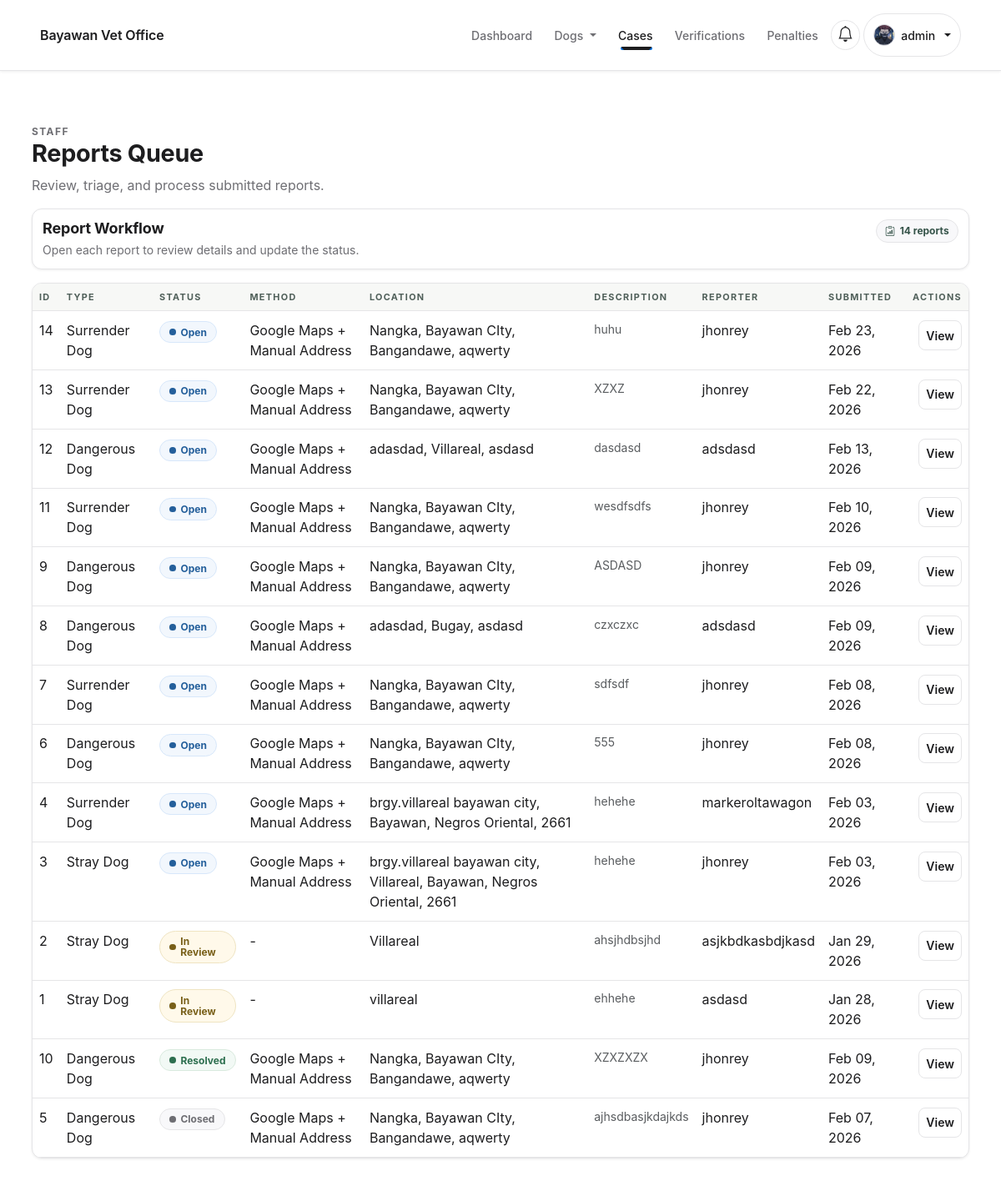
/staff/reports/ (signed in), run on the app's committed database.
### users/models.py (models this page shows, shortened)
class CustomUser(AbstractUser):
    class Roles(models.TextChoices):
        ADMIN = 'ADMIN', 'Admin'
        STAFF = 'STAFF', 'Staff'
        OWNER = 'OWNER', 'Regular User (Owner)'
    email = models.EmailField(unique=True)
    role = models.CharField(max_length=20, choices=Roles.choices, default=Roles.OWNER)
    email_verified = models.BooleanField(default=False)
    is_verified = models.BooleanField(default=False)
    legal_consent = models.BooleanField(default=False)
    legal_consented_at = models.DateTimeField(null=True, blank=True)

class UserProfile(models.Model):
    class Gender(models.TextChoices):
        MALE = 'MALE', 'Male'
        FEMALE = 'FEMALE', 'Female'
    class StatusBadge(models.TextChoices):
        GREEN = 'GREEN', 'Green'
        ORANGE = 'ORANGE', 'Orange'
        RED = 'RED', 'Red'
    user = models.OneToOneField(CustomUser, on_delete=models.CASCADE, related_name='profile')
    offense_count = models.PositiveIntegerField(default=0)
    status_badge = models.CharField(max_length=10, choices=StatusBadge.choices, default=StatusBadge.GREEN)
    full_name = models.CharField(max_length=150, blank=True)
    address = models.CharField(max_length=255, blank=True)
    age = models.PositiveIntegerField(null=True, blank=True)
    birthday = models.DateField(null=True, blank=True)
    gender = models.CharField(max_length=10, choices=Gender.choices, blank=True)
    profile_photo = models.ImageField(upload_to='profile_photos/', blank=True, null=True)

### reports/models.py (models this page shows, shortened)
class Report(TimeStampedModel):
    class ReportType(models.TextChoices):
        STRAY = 'STRAY', 'Stray Dog'
        INJURED = 'INJURED', 'Injured Dog'
        SURRENDER = 'SURRENDER', 'Surrender Dog'
        DANGEROUS = 'DANGEROUS', 'Dangerous Dog'
        BITE_INCIDENT = 'BITE_INCIDENT', 'Bite Incident'
        ABANDONED = 'ABANDONED', 'Abandoned Dog'
        WELFARE = 'WELFARE', 'Welfare Concern'
        OTHER = 'OTHER', 'Other'
    class LocationMethod(models.TextChoices):
        GOOGLE_MAPS = 'GOOGLE_MAPS', 'Google Maps'
        MANUAL_ADDRESS = 'MANUAL_ADDRESS', 'Manual Address'
        BOTH = 'BOTH', 'Google Maps + Manual Address'
    class Status(models.TextChoices):
        OPEN = 'OPEN', 'Open'
        IN_REVIEW = 'IN_REVIEW', 'In Review'
        RESOLVED = 'RESOLVED', 'Resolved'
        CLOSED = 'CLOSED', 'Closed'
    report_type = models.CharField(max_length=20, choices=ReportType.choices)
    reported_by = models.ForeignKey(
        settings.AUTH_USER_MODEL, on_delete=models.SET_NULL, null=True, blank=True, related_name='reports'
    )
    location = models.CharField(max_length=255)
    photo = models.FileField(upload_to='reports/', blank=True)
    status = models.CharField(max_length=20, choices=Status.choices, default=Status.OPEN)
    notes = models.TextField(blank=True)
    contact_name = models.CharField(max_length=120, blank=True)
    contact_phone = models.CharField(max_length=40, blank=True)
    contact_email = models.EmailField(blank=True)
    description = models.TextField(blank=True)
    location_method = models.CharField(
        max_length=20,
        choices=LocationMethod.choices,
        blank=True,
    )
    latitude = models.DecimalField(max_digits=9, decimal_places=6, null=True, blank=True)
    longitude = models.DecimalField(max_digits=9, decimal_places=6, null=True, blank=True)
    maps_url = models.URLField(max_length=500, blank=True)
    address_json = models.JSONField(null=True, blank=True)

### reports/views.py (the view)
# urls.py: path('staff/reports/', views.staff_list, name='reports_staff_list'),
@login_required
@role_required('ADMIN', 'STAFF')
def staff_list(request):
    reports = (
        Report.objects.annotate(
            is_completed=Case(
                When(
                    status__in=(Report.Status.RESOLVED, Report.Status.CLOSED),
                    then=Value(1),
                ),
                default=Value(0),
                output_field=IntegerField(),
            )
        )
        .order_by('is_completed', '-created_at')
    )
    return render(request, 'reports/staff_list.html', {'reports': reports})

### templates/reports/staff_list.html (shortened to what this page needs)
{% extends 'base.html' %}
{% load static %}
{% block extra_css %}
  <link rel="stylesheet" href="{% static 'css/staff-admin-modern.css' %}" />
{% endblock %}
{% block content %}
  <section class="section-pad staff-admin-page">
    <div class="container staff-admin-wrap">
      {% include 'partials/page_header.html' with eyebrow="Staff" title="Reports Queue" subtitle="Review, triage, and process submitted reports." %}
      <div class="staff-admin-summary mb-3">
        <div>
          <h2 class="staff-admin-summary-title">Report Workflow</h2>
          <p class="staff-admin-summary-text">Open each report to review details and update the status.</p>
        </div>
        <div class="staff-admin-chip-group">
          <span class="staff-admin-chip"><i class="bi bi-clipboard-data"></i> {{ reports|length }} report{{ reports|length|pluralize }}</span>
        </div>
      </div>
      <div class="staff-admin-table-card table-shell">
        <div class="table-responsive">
          <table class="table table-mobile-stack">
            <thead>
              <tr>
                <th>ID</th>
                <th>Type</th>
                <th>Status</th>
                <th>Method</th>
                <th>Location</th>
                <th>Description</th>
                <th>Reporter</th>
                <th>Submitted</th>
                <th class="text-end">Actions</th>
              </tr>
            </thead>
            <tbody>
              {% for item in reports %}
                <tr>
                  <td data-label="ID">{{ item.id }}</td>
                  <td data-label="Type">{{ item.get_report_type_display }}</td>
                  <td data-label="Status">
                    {% if item.status == 'OPEN' %}
                      <span class="status-pill status-pill--info">{{ item.get_status_display }}</span>
                    {% elif item.status == 'IN_REVIEW' %}
                      <span class="status-pill status-pill--warning">{{ item.get_status_display }}</span>
                    {% elif item.status == 'RESOLVED' %}
                      <span class="status-pill status-pill--success">{{ item.get_status_display }}</span>
                    {% else %}
                      <span class="status-pill status-pill--muted">{{ item.get_status_display }}</span>
                    {% endif %}
                  </td>
                  <td data-label="Method">{{ item.get_location_method_display|default:"-" }}</td>
                  <td data-label="Location">{{ item.location }}</td>
                  <td data-label="Description" class="text-muted small">{{ item.description|default:"-"|truncatechars:60 }}</td>
                  <td data-label="Reporter">
                    {% if item.contact_name %}
                      {{ item.contact_name }}
                    {% elif item.reported_by %}
                      {{ item.reported_by.email }}
                    {% else %}
                      Anonymous
                    {% endif %}
                  </td>
                  <td data-label="Submitted">{{ item.created_at|date:"M d, Y" }}</td>
                  <td data-label="Actions" class="text-end">
                    <a class="btn btn-sm btn-outline-secondary" href="{% url 'reports_staff_detail' item.id %}">
                      View
                    </a>
                  </td>
                </tr>
              {% empty %}
                <tr>
                  <td colspan="9">
                    <div class="staff-admin-empty">No reports yet.</div>
                  </td>
                </tr>
              {% endfor %}
            </tbody>
          </table>
        </div>
      </div>
    </div>
  </section>
{% endblock %}

### templates/base.html (shortened to what this page needs)
{% load static %}
<!doctype html>
<html lang="en">
  <head>
    <link
      href="https://cdn.jsdelivr.net/npm/bootstrap@5.3.2/dist/css/bootstrap.min.css"
      rel="stylesheet"
    />
    <link
      rel="stylesheet"
      href="https://cdn.jsdelivr.net/npm/bootstrap-icons@1.11.3/font/bootstrap-icons.css"
    />
    <link rel="stylesheet" href="{% static 'css/theme.css' %}" />
    <link rel="stylesheet" href="{% static 'css/components.css' %}" />
    <link rel="stylesheet" href="{% static 'css/layout.css' %}" />
    <link rel="stylesheet" href="{% static 'css/utilities.css' %}" />
    <link rel="stylesheet" href="{% static 'css/app-pages.css' %}" />
    <link rel="stylesheet" href="{% static 'css/app-modules.css' %}" />
    {% block extra_css %}{% endblock %}
  </head>
  <body class="app-shell">
    <nav class="navbar navbar-expand-lg navbar-light bg-white border-bottom sticky-top">
      <div class="container">
        <a class="navbar-brand fw-semibold site-navbar-title" href="{% url 'home' %}">
          Bayawan Vet Office
        </a>
        <div class="collapse navbar-collapse" id="navMain">
          <ul class="navbar-nav ms-auto align-items-lg-center gap-lg-1">
            {% if request.user.is_authenticated %}
              <li class="nav-item">
                {% if request.user.role == 'ADMIN' or request.user.role == 'STAFF' %}
                  <a class="nav-link" href="{% url 'analytics_dashboard' %}">Dashboard</a>
                {% else %}
                  <a class="nav-link" href="{% url 'dashboard' %}">Dashboard</a>
                {% endif %}
              </li>
              {% if request.user.role == 'ADMIN' or request.user.role == 'STAFF' %}
                <li class="nav-item dropdown">
                  <a
                    class="nav-link dropdown-toggle"
                    href="#"
                    id="manageDogDropdown"
                    role="button"
                    data-bs-toggle="dropdown"
                    aria-expanded="false"
                  >
                    Dogs
                  </a>
                </li>
                <li class="nav-item dropdown">
                  <a
                    class="nav-link dropdown-toggle"
                    href="#"
                    id="staffCasesDropdown"
                    role="button"
                    data-bs-toggle="dropdown"
                    aria-expanded="false"
                  >
                    Cases
                  </a>
                </li>
                <li class="nav-item">
                  <a class="nav-link" href="{% url 'admin_user_management' %}">Verifications</a>
                </li>
                <li class="nav-item">
                  <a class="nav-link" href="{% url 'penalties_checklist' %}">Penalties</a>
                </li>
              {% else %}
                <li class="nav-item">
                  <a class="nav-link" href="{% url 'adoption_my_requests' %}">My Requests</a>
                </li>
              {% endif %}
            {% endif %}
            {% if request.user.is_authenticated %}
              <li class="nav-item dropdown">
                <a
                  class="nav-link dropdown-toggle notification-toggle {% if unread_notifications %}has-unread{% endif %}"
                  href="#"
                  id="notificationsDropdown"
                  role="button"
                  data-bs-toggle="dropdown"
                  aria-expanded="false"
                  aria-label="Open notifications"
                >
                  <i class="bi bi-bell"></i>
                </a>
              </li>
              <li class="nav-item dropdown">
                <a
                  class="nav-link dropdown-toggle navbar-profile-toggle"
                  href="#"
                  id="profileDropdown"
                  role="button"
                  data-bs-toggle="dropdown"
                  aria-expanded="false"
                >
                  <span class="navbar-profile-avatar" aria-hidden="true">
                    {% if request.user.profile.profile_photo %}
                      <img
                        src="{{ request.user.profile.profile_photo.url }}"
                        alt=""
                        class="navbar-profile-avatar-img"
                      />
                    {% else %}
                      <span class="navbar-profile-avatar-fallback">{{ request.user.username|first|upper }}</span>
                    {% endif %}
                  </span>
                  <span class="navbar-profile-name">{{ request.user.username }}</span>
                </a>
              </li>
            {% endif %}
          </ul>
        </div>
      </div>
    </nav>
    <main id="main-content" class="main-content">
      {% block content %}{% endblock %}
    </main>
  </body>
</html>

### data on the page
CustomUser: user.profile.profile_photo (picture), user.username "admin"
Report: id "14", report_type "Surrender Dog", status "Open", location_method "Google Maps + Manual Address", location "Nangka, Bayawan CIty, Bangandawe, aqwerty", description "huhu", contact_name "jhonrey", created_at "Feb 23, 2026"
Report: id "13", report_type "Surrender Dog", status "Open", location_method "Google Maps + Manual Address", location "Nangka, Bayawan CIty, Bangandawe, aqwerty", description "XZXZ", contact_name "jhonrey", created_at "Feb 22, 2026"
Report: id "12", report_type "Dangerous Dog", status "Open", location_method "Google Maps + Manual Address", location "adasdad, Villareal, asdasd", description "dasdasd", contact_name "adsdasd", created_at "Feb 13, 2026"
Report: id "11", report_type "Surrender Dog", status "Open", location_method "Google Maps + Manual Address", location "Nangka, Bayawan CIty, Bangandawe, aqwerty", description "wesdfsdfs", contact_name "jhonrey", created_at "Feb 10, 2026"
Report: id "9", report_type "Dangerous Dog", status "Open", location_method "Google Maps + Manual Address", location "Nangka, Bayawan CIty, Bangandawe, aqwerty", description "ASDASD", contact_name "jhonrey", created_at "Feb 09, 2026"
Report: id "8", report_type "Dangerous Dog", status "Open", location_method "Google Maps + Manual Address", location "adasdad, Bugay, asdasd", description "czxczxc", contact_name "adsdasd", created_at "Feb 09, 2026"
Report: id "7", report_type "Surrender Dog", status "Open", location_method "Google Maps + Manual Address", location "Nangka, Bayawan CIty, Bangandawe, aqwerty", description "sdfsdf", contact_name "jhonrey", created_at "Feb 08, 2026"
Report: id "6", report_type "Dangerous Dog", status "Open", location_method "Google Maps + Manual Address", location "Nangka, Bayawan CIty, Bangandawe, aqwerty", description "555", contact_name "jhonrey", created_at "Feb 08, 2026"
Report: id "4", report_type "Surrender Dog", status "Open", location_method "Google Maps + Manual Address", location "brgy.villareal bayawan city, Bayawan, Negros Oriental, 2661", description "hehehe", contact_name "markeroltawagon", created_at "Feb 03, 2026"
Report: id "3", report_type "Stray Dog", status "Open", location_method "Google Maps + Manual Address", location "brgy.villareal bayawan city, Villareal, Bayawan, Negros Oriental, 2661", description "hehehe", contact_name "jhonrey", created_at "Feb 03, 2026"
Report: id "2", report_type "Stray Dog", status "In Review", location_method "-", location "Villareal", description "ahsjhdbsjhd", contact_name "asjkbdkasbdjkasd", created_at "Jan 29, 2026"
Report: id "1", report_type "Stray Dog", status "In Review", location_method "-", location "villareal", description "ehhehe", contact_name "asdasd", created_at "Jan 28, 2026"
Report: id "10", report_type "Dangerous Dog", status "Resolved", location_method "Google Maps + Manual Address", location "Nangka, Bayawan CIty, Bangandawe, aqwerty", description "XZXZXZX", contact_name "jhonrey", created_at "Feb 09, 2026"
Report: id "5", report_type "Dangerous Dog", status "Closed", location_method "Google Maps + Manual Address", location "Nangka, Bayawan CIty, Bangandawe, aqwerty", description "ajhsdbasjkdajkds", contact_name "jhonrey", created_at "Feb 07, 2026"

### other printed values
{{ eyebrow }} "STAFF"
{{ title }} "Reports Queue"
{{ subtitle }} "Review, triage, and process submitted reports."
{{ reports|length }} "14"
